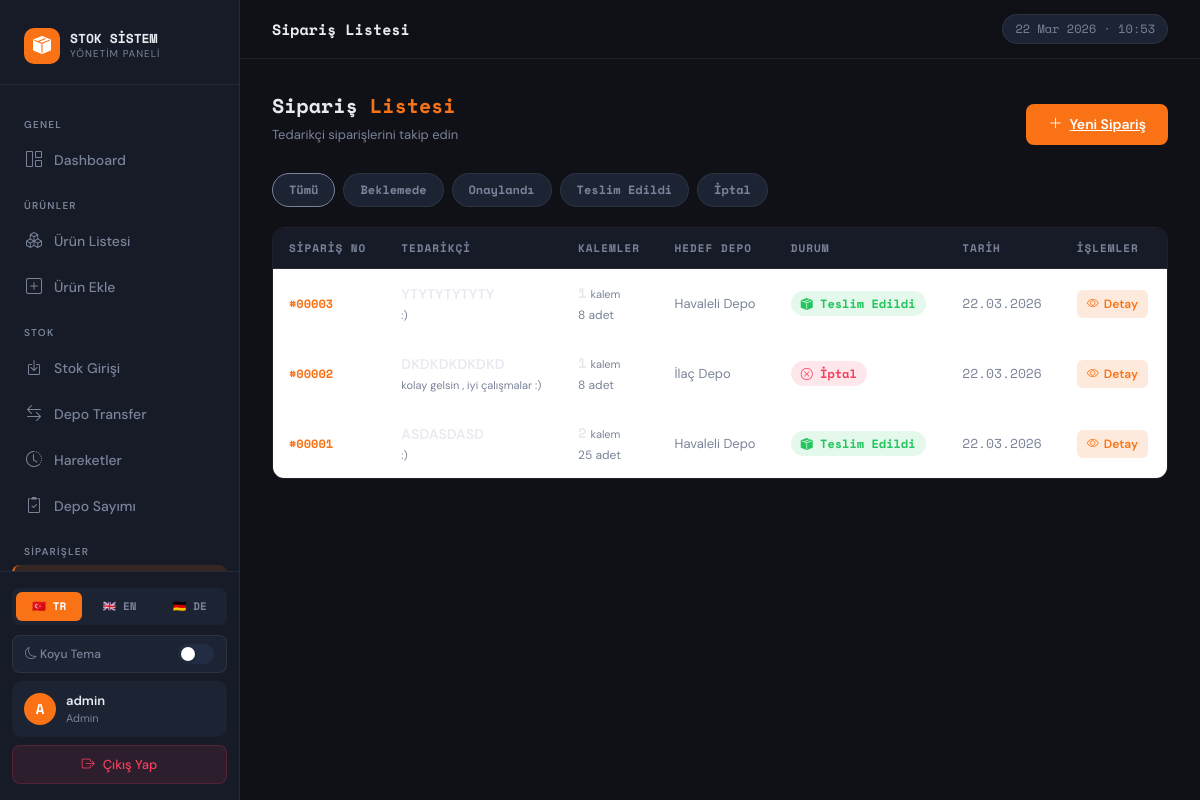
/siparisler.php (signed in), run on the app's committed database.
### tables this page shows
CREATE TABLE `siparisler` (
  `id` int(11) NOT NULL,
  `tedarikci` varchar(200) NOT NULL,
  `depo_id` int(11) DEFAULT NULL,
  `hedef_depo_adi` varchar(200) DEFAULT '',
  `notlar` text DEFAULT NULL,
  `durum` enum('beklemede','onaylandi','teslim_edildi','iptal') NOT NULL DEFAULT 'beklemede',
  `kullanici_id` int(11) DEFAULT NULL,
  `olusturma_tarihi` datetime NOT NULL DEFAULT current_timestamp()
);

### lang.php (called while the page is built, shortened)
<?php
$lang = $_SESSION['lang'] ?? 'tr';
$T = $translations[$lang] ?? $translations['tr'];

### siparisler.php (the view, shortened to what this page needs)
<?php
include "db.php";
include "header.php";
$filtre_durum = $_GET['durum'] ?? '';
$filtre_where = $filtre_durum ? "WHERE s.durum='" . $baglanti->real_escape_string($filtre_durum) . "'" : '';
$sorgu = $baglanti->query("
    SELECT s.*, u.username AS kullanici_adi,
           COUNT(k.id) AS kalem_sayisi,
           SUM(k.miktar) AS toplam_miktar
    FROM siparisler s
    LEFT JOIN users u ON s.kullanici_id = u.id
    LEFT JOIN siparis_kalemleri k ON k.siparis_id = s.id
    $filtre_where
    GROUP BY s.id
    ORDER BY s.olusturma_tarihi DESC
");
?>
<div style="margin-bottom:28px;display:flex;align-items:flex-end;justify-content:space-between;flex-wrap:wrap;gap:12px">
  <div>
    <div class="page-heading"><?= $T['order_list_h1'] ?> <span><?= $T['order_list_h2'] ?></span></div>
    <div class="page-subheading"><?= $T['order_list_sub'] ?></div>
  </div>
  <a href="siparis_ekle.php" class="btn-accent">
    <i class="bi bi-plus-lg"></i> <?= $T['btn_new_order'] ?>
  </a>
</div>
<div style="display:flex;gap:8px;margin-bottom:20px;flex-wrap:wrap">
  <?php
  $durumlar = [
    ''              => ['label' => $T['filter_all'],       'color' => 'var(--text-muted)', 'bg' => 'var(--bg-card)'],
    'beklemede'     => ['label' => $T['status_pending'],   'color' => 'var(--warning)',    'bg' => 'rgba(250,204,21,0.12)'],
    'onaylandi'     => ['label' => $T['status_approved'],  'color' => 'var(--info)',       'bg' => 'rgba(56,189,248,0.12)'],
    'teslim_edildi' => ['label' => $T['status_delivered'], 'color' => 'var(--success)',    'bg' => 'rgba(34,197,94,0.12)'],
    'iptal'         => ['label' => $T['status_cancelled'], 'color' => 'var(--danger)',     'bg' => 'rgba(244,63,94,0.12)'],
  ];
  foreach($durumlar as $kod => $d):
    $aktif = ($filtre_durum === $kod);
  ?>
  <a href="siparisler.php<?= $kod ? '?durum='.$kod : '' ?>"
     style="padding:7px 16px;border-radius:20px;font-size:12px;font-weight:700;text-decoration:none;
            font-family:'Space Mono',monospace;border:1px solid var(--border);transition:all .15s;
            background:<?= $aktif ? $d['bg'] : 'var(--bg-card)' ?>;
            color:<?= $aktif ? $d['color'] : 'var(--text-muted)' ?>;
            border-color:<?= $aktif ? $d['color'] : 'var(--border)' ?>">
    <?= $d['label'] ?>
  </a>
  <?php endforeach; ?>
</div>
<div class="table-wrapper">
  <table class="table">
    <thead>
      <tr>
        <th><?= $T['col_order_no'] ?></th>
        <th><?= $T['col_supplier'] ?></th>
        <th><?= $T['col_items'] ?></th>
        <th><?= $T['col_dest_depot'] ?></th>
        <th><?= $T['col_status'] ?></th>
        <th><?= $T['col_date'] ?></th>
        <th><?= $T['col_actions'] ?></th>
      </tr>
    </thead>
    <tbody>
      <?php if($sorgu->num_rows === 0): ?>
      <tr>
        <td colspan="7" style="text-align:center;padding:40px;color:var(--text-muted)">
          <i class="bi bi-inbox" style="font-size:28px;display:block;margin-bottom:8px;opacity:.4"></i>
          <?= $T['no_orders'] ?>
        </td>
      </tr>
      <?php else: while($row = $sorgu->fetch_assoc()): ?>
      <tr>
        <td>
          <a href="siparis_detay.php?id=<?= $row['id'] ?>" style="text-decoration:none">
            <span style="font-family:'Space Mono',monospace;font-size:12px;font-weight:700;color:var(--accent)">
              #<?= str_pad($row['id'],5,'0',STR_PAD_LEFT) ?>
            </span>
          </a>
        </td>
        <td>
          <div style="font-weight:600;font-size:14px"><?= htmlspecialchars($row['tedarikci']) ?></div>
          <?php if($row['notlar']): ?>
          <div style="font-size:11px;color:var(--text-muted);margin-top:2px;max-width:180px;white-space:nowrap;overflow:hidden;text-overflow:ellipsis">
            <?= htmlspecialchars($row['notlar']) ?>
          </div>
          <?php endif; ?>
        </td>
        <td>
          <span style="font-family:'Space Mono',monospace;font-weight:700"><?= $row['kalem_sayisi'] ?></span>
          <span style="font-size:11px;color:var(--text-muted)"> <?= $T['unit_items'] ?></span>
          <br>
          <span style="font-size:12px;color:var(--text-muted)"><?= number_format($row['toplam_miktar'] ?? 0) ?> <?= $T['unit'] ?></span>
        </td>
        <td style="font-size:13px;color:var(--text-muted)"><?= htmlspecialchars($row['hedef_depo_adi'] ?? '-') ?></td>
        <td>
          <?php
          $durum_map = [
            'beklemede'     => ['badge' => 'warning', 'icon' => 'bi-clock',          'label' => $T['status_pending']],
            'onaylandi'     => ['badge' => 'info',    'icon' => 'bi-check-circle',   'label' => $T['status_approved']],
            'teslim_edildi' => ['badge' => 'success', 'icon' => 'bi-box-seam-fill',  'label' => $T['status_delivered']],
            'iptal'         => ['badge' => 'danger',  'icon' => 'bi-x-circle',       'label' => $T['status_cancelled']],
          ];
          $d = $durum_map[$row['durum']] ?? $durum_map['beklemede'];
          $colors = ['warning'=>'var(--warning)','info'=>'var(--info)','success'=>'var(--success)','danger'=>'var(--danger)'];
          $bgs    = ['warning'=>'rgba(250,204,21,0.12)','info'=>'rgba(56,189,248,0.12)','success'=>'rgba(34,197,94,0.12)','danger'=>'rgba(244,63,94,0.12)'];
          $c  = $colors[$d['badge']];
          $bg = $bgs[$d['badge']];
          ?>
          <span style="background:<?= $bg ?>;color:<?= $c ?>;padding:4px 10px;border-radius:20px;font-size:12px;font-weight:600;font-family:'Space Mono',monospace;white-space:nowrap">
            <i class="bi <?= $d['icon'] ?>"></i> <?= $d['label'] ?>
          </span>
        </td>
        <td style="font-size:13px;color:var(--text-muted);font-family:'Space Mono',monospace">
          <?= date('d.m.Y', strtotime($row['olusturma_tarihi'])) ?>
        </td>
        <td>
          <div style="display:flex;gap:6px;align-items:center">
            <a href="siparis_detay.php?id=<?= $row['id'] ?>"
               style="display:inline-flex;align-items:center;padding:5px 10px;background:var(--accent-dim);color:var(--accent);border-radius:6px;font-size:12px;font-weight:600;text-decoration:none;gap:5px">
              <i class="bi bi-eye"></i> <?= $T['btn_view'] ?>
            </a>
          </div>
        </td>
      </tr>
      <?php endwhile; endif; ?>
    </tbody>
  </table>
</div>
<?php include "footer.php"; ?>

### header.php (style rules this page uses)
:root { --bg-primary:#0f1117;--bg-secondary:#161b27;--bg-card:#1c2333;--bg-hover:#222c42;--accent:#f97316;--accent-dim:rgba(249,115,22,0.15);--accent-glow:rgba(249,115,22,0.4);--text-primary:#e8eaf0;--text-muted:#7a8399;--border:rgba(255,255,255,0.07);--success:#22c55e;--info:#38bdf8;--warning:#facc15;--danger:#f43f5e;--sidebar-width:240px; }
* { box-sizing:border-box;margin:0;padding:0; }
html,body { height:100%;background:var(--bg-primary);color:var(--text-primary);font-family:'DM Sans',sans-serif; }
.page-heading { font-family:'Space Mono',monospace;font-size:20px;font-weight:700;color:var(--text-primary);margin-bottom:4px; }
.page-heading span { color:var(--accent); }
.page-subheading { font-size:13px;color:var(--text-muted); }
.table { color:var(--text-primary);border-color:var(--border);margin:0; }
.table thead th { background:var(--bg-secondary);color:var(--text-muted);font-size:11px;font-weight:600;text-transform:uppercase;letter-spacing:1px;border-bottom:1px solid var(--border);padding:12px 16px;font-family:'Space Mono',monospace; }
.table tbody td { border-bottom:1px solid var(--border);padding:13px 16px;font-size:14px;vertical-align:middle;color:var(--text-primary); }
.table tbody tr { transition:background .1s; }
.table tbody tr:last-child td { border-bottom:none; }
.table-wrapper { border-radius:12px;overflow:hidden;border:1px solid var(--border); }
.btn-accent { background:var(--accent);color:#fff;border:none;padding:10px 22px;border-radius:8px;font-size:14px;font-weight:600;cursor:pointer;transition:all .15s;display:inline-flex;align-items:center;gap:7px; }

### data on the page
siparisler: id "00003", tedarikci "YTYTYTYTYTY", notlar ":)", kalem_sayisi "1", toplam_miktar "8", hedef_depo_adi "Havaleli Depo", durum "Teslim Edildi", olusturma_tarihi "22.03.2026"
siparisler: id "00002", tedarikci "DKDKDKDKDKD", notlar "kolay gelsin , iyi çalışmalar :)", kalem_sayisi "1", toplam_miktar "8", hedef_depo_adi "İlaç Depo", durum "İptal", olusturma_tarihi "22.03.2026"
siparisler: id "00001", tedarikci "ASDASDASD", notlar ":)", kalem_sayisi "2", toplam_miktar "25", hedef_depo_adi "Havaleli Depo", durum "Teslim Edildi", olusturma_tarihi "22.03.2026"

### other printed values
$T['brand_sub'] "YÖNETIM PANELI"
$T['nav_general'] "GENEL"
$T['nav_dashboard'] "Dashboard"
$T['nav_products'] "ÜRÜNLER"
$T['nav_list'] "Ürün Listesi"
$T['nav_add'] "Ürün Ekle"
$T['nav_stock'] "STOK"
$T['nav_entry'] "Stok Girişi"
$T['nav_transfer'] "Depo Transfer"
$T['nav_movements'] "Hareketler"
$T['nav_count'] "Depo Sayımı"
$T['nav_orders'] "SIPARIŞLER"
$label "🇹🇷 TR"
$label "🇬🇧 EN"
$label "🇩🇪 DE"
